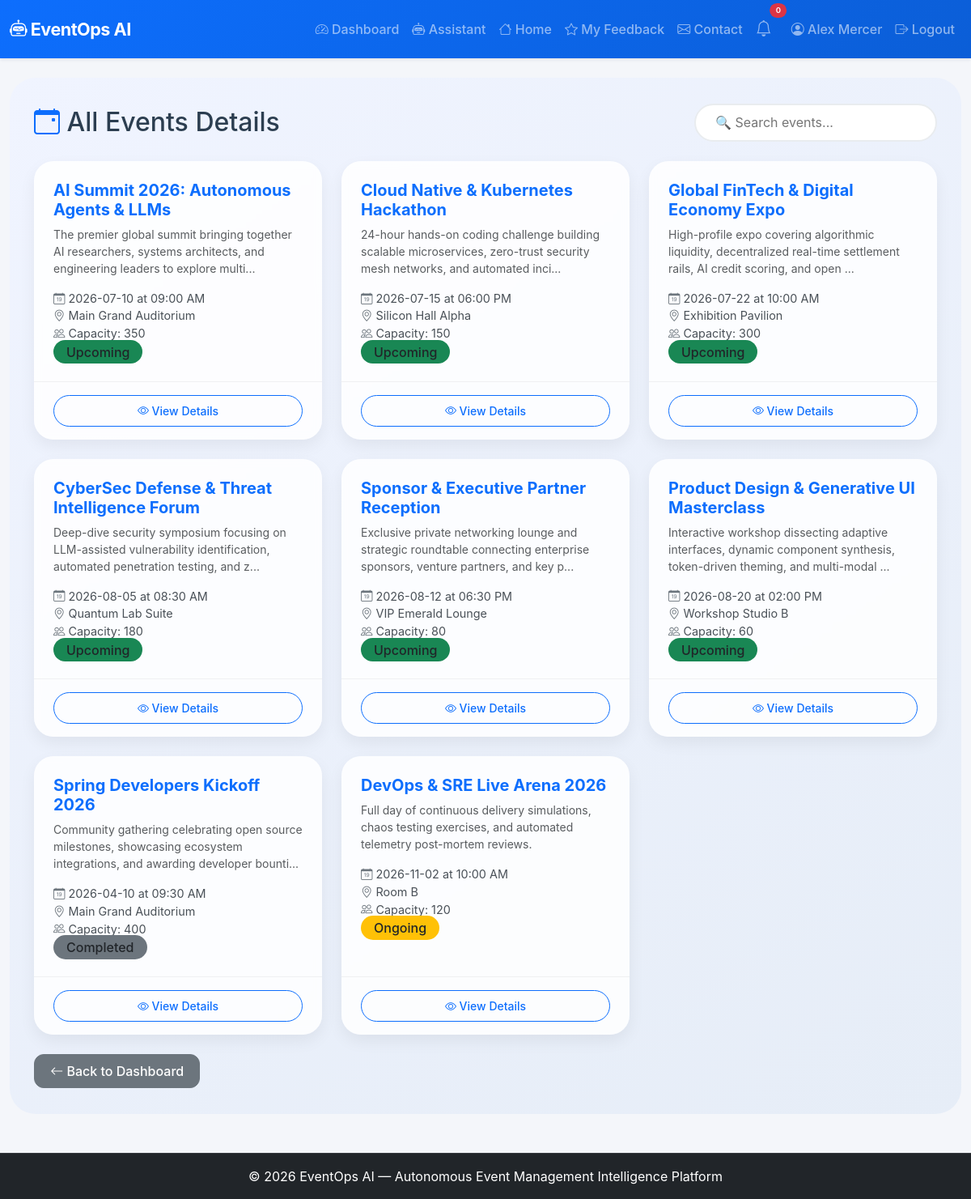
The page /events (signed in) on the database its author committed.
### app.py (models this page shows, shortened)
class User(UserMixin, db.Model):
    id = db.Column(db.Integer, primary_key=True)
    name = db.Column(db.String(100), nullable=False)
    email = db.Column(db.String(100), unique=True, nullable=False)
    password_hash = db.Column(db.String(200), nullable=False)
    role = db.Column(db.String(20), default='user')
    created_at = db.Column(db.DateTime, default=lambda: datetime.now(timezone.utc))

class Event(db.Model):
    id = db.Column(db.Integer, primary_key=True)
    title = db.Column(db.String(200), nullable=False)
    description = db.Column(db.Text)
    date = db.Column(db.String(50))
    time = db.Column(db.String(50))
    location = db.Column(db.String(200))
    capacity = db.Column(db.Integer)
    status = db.Column(db.String(20), default='upcoming')
    created_at = db.Column(db.DateTime, default=lambda: datetime.now(timezone.utc))

### app.py (the view)
@app.route('/events')
@login_required
def browse_events():
    events = Event.query.all()
    return render_template('browse_events.html', events=events)

### app.py (called while the page is built)
@login_manager.user_loader
def load_user(user_id):
    return User.query.get(int(user_id))

### templates/browse_events.html (shortened to what this page needs)
{% extends "base.html" %}
{% block content %}
<div class="browse-wrapper">
    <div class="container">
        <div class="d-flex flex-wrap justify-content-between align-items-center mb-4">
            <h2 class="mb-0"><i class="bi bi-calendar-event text-primary"></i> All Events Details</h2>
            <div>
                <input type="text" id="searchInput" class="search-bar" placeholder="🔍 Search events...">
            </div>
        </div>
        <div class="row g-4" id="eventGrid">
            {% for event in events %}
            <div class="col-md-4 col-sm-6 event-item" data-title="{{ event.title|lower }}"
                data-location="{{ event.location|lower }}">
                <div class="card event-card h-100">
                    <div class="card-body">
                        <h5 class="card-title">{{ event.title }}</h5>
                        <p class="card-text small text-muted">
                            {{ event.description[:120] }}{% if event.description|length > 120 %}...{% endif %}
                        </p>
                        <div class="event-meta">
                            <div><i class="bi bi-calendar-date"></i> {{ event.date }} at {{ event.time }}</div>
                            <div><i class="bi bi-geo-alt"></i> {{ event.location }}</div>
                            <div><i class="bi bi-people"></i> Capacity: {{ event.capacity }}</div>
                        </div>
                        <span
                            class="status-badge bg-{{ 'success' if event.status == 'upcoming' else 'warning' if event.status == 'ongoing' else 'secondary' }}">
                            {{ event.status|title }}
                        </span>
                    </div>
                    <div class="card-footer">
                        <a href="{{ url_for('event_detail', event_id=event.id) }}"
                            class="btn btn-outline-primary btn-sm w-100">
                            <i class="bi bi-eye"></i> View Details
                        </a>
                    </div>
                </div>
            </div>
            {% else %}
            <div class="col-12 text-center text-muted py-5">
                <i class="bi bi-calendar-x fs-1 d-block mb-3"></i>
                No events available at the moment.
            </div>
            {% endfor %}
        </div>
        <div class="mt-4">
            <a href="{{ url_for('dashboard') }}" class="btn btn-secondary">
                <i class="bi bi-arrow-left"></i> Back to Dashboard
            </a>
        </div>
    </div>
</div>
{% endblock %}

### templates/base.html (shortened to what this page needs)
<!DOCTYPE html>
<html lang="en">
<head>
    <link href="https://cdn.jsdelivr.net/npm/bootstrap@5.3.0/dist/css/bootstrap.min.css" rel="stylesheet">
    <link rel="stylesheet" href="https://cdn.jsdelivr.net/npm/bootstrap-icons@1.11.0/font/bootstrap-icons.css">
    <link rel="stylesheet" href="{{ url_for('static', filename='css/style.css') }}">
</head>
<body>
    <nav class="navbar navbar-expand-lg navbar-dark bg-primary shadow-sm">
        <div class="container-fluid">
            <a class="navbar-brand fw-bold" href="{{ url_for('index') }}">
                <i class="bi bi-robot"></i> EventOps AI
            </a>
            <div class="collapse navbar-collapse" id="navbarNav">
                <ul class="navbar-nav ms-auto align-items-lg-center">
                    {% if current_user.is_authenticated %}
                    <li class="nav-item">
                        <a class="nav-link" href="{{ url_for('dashboard') }}">
                            <i class="bi bi-speedometer2"></i> Dashboard
                        </a>
                    </li>
                    <li class="nav-item">
                        <a class="nav-link" href="{{ url_for('assistant_page') }}">
                            <i class="bi bi-robot"></i> Assistant
                        </a>
                    </li>
                    <li class="nav-item">
                        <a class="nav-link" href="{{ url_for('index') }}">
                            <i class="bi bi-house"></i> Home
                        </a>
                    </li>
                    <li class="nav-item">
                        <a class="nav-link" href="{{ url_for('feedback_list') }}">
                            <i class="bi bi-star"></i> My Feedback
                        </a>
                    </li>
                    <li class="nav-item">
                        <a class="nav-link" href="{{ url_for('contact') }}">
                            <i class="bi bi-envelope"></i> Contact
                        </a>
                    </li>
                    <li class="nav-item position-relative me-2">
                        <a class="nav-link" href="#" title="Notifications" data-bs-toggle="dropdown">
                            <i class="bi bi-bell fs-5"></i>
                            <span
                                class="position-absolute top-0 start-100 translate-middle badge rounded-pill bg-danger"
                                style="font-size:0.6rem;">
                                0
                            </span>
                        </a>
                    </li>
                    <li class="nav-item">
                        <a class="nav-link" href="{{ url_for('profile') }}">
                            <i class="bi bi-person-circle"></i> {{ current_user.name }}
                        </a>
                    </li>
                    <li class="nav-item">
                        <a class="nav-link" href="{{ url_for('logout') }}">
                            <i class="bi bi-box-arrow-right"></i> Logout
                        </a>
                    </li>
                    {% endif %}
                </ul>
            </div>
        </div>
    </nav>
    <main class="container-fluid py-4">
        {% block content %}{% endblock %}
    </main>
    <footer class="footer bg-dark text-white py-3 mt-4">
        <div class="container text-center">
            <span>© 2026 EventOps AI — Autonomous Event Management Intelligence Platform</span>
        </div>
    </footer>
</body>
</html>

### static/css/style.css (style rules this page uses)
:root { --primary-color: #0d6efd; --primary-hover: #0b5ed7; --secondary-color: #6c757d; --success-color: #198754; --warning-color: #ffc107; --danger-color: #dc3545; --dark-color: #212529; --bg-light: #f8f9fa; --card-shadow: 0 8px 24px rgba(13, 110, 253, 0.08); --hover-shadow: 0 14px 30px rgba(13, 110, 253, 0.15); }
body { background-color: #f4f6fa; color: #2c3e50; font-family: -apple-system, BlinkMacSystemFont, "Segoe UI", Roboto, "Helvetica Neue", Arial, sans-serif; min-height: 100vh; display: flex; flex-direction: column; }
main { flex: 1 0 auto; }
.card { border: none; border-radius: 1.25rem; box-shadow: 0 6px 18px rgba(0,0,0,0.05); transition: transform 0.25s ease, box-shadow 0.25s ease; overflow: hidden; }
.navbar { background: linear-gradient(135deg, #0d6efd, #0b5ed7) !important; padding-top: 0.8rem; padding-bottom: 0.8rem; }
.navbar-brand { font-size: 1.35rem; letter-spacing: -0.5px; }
.nav-link { font-weight: 500; transition: color 0.2s ease, opacity 0.2s ease; }
.btn { border-radius: 0.75rem; font-weight: 500; padding: 0.5rem 1.2rem; transition: all 0.2s ease; }
.badge { padding: 0.45em 0.8em; font-weight: 600; border-radius: 0.5rem; }
footer { border-top: 1px solid rgba(255, 255, 255, 0.1); }

### templates/browse_events.html (style rules this page uses)
.browse-wrapper { background: linear-gradient(145deg, #f0f4ff 0%, #e6edf7 100%); padding: 2rem 0; border-radius: 2rem; }
.event-card { border: none; border-radius: 1.5rem; background: rgba(255, 255, 255, 0.85); backdrop-filter: blur(4px); transition: all 0.3s ease; box-shadow: 0 8px 20px rgba(0, 0, 0, 0.06); overflow: hidden; }
.event-card .card-body { padding: 1.5rem; }
.event-card .card-title { font-weight: 700; color: #0d6efd; }
.event-card .card-text { min-height: 3rem; }
.event-card .event-meta { font-size: 0.9rem; color: #495057; margin-top: 0.3rem; }
.event-card .event-meta i { color: #6c757d; width: 1.2rem; }
.event-card .card-footer { background: transparent; border-top: 1px solid rgba(0, 0, 0, 0.05); padding: 1rem 1.5rem; }
.event-card .btn-outline-primary { border-radius: 50px; transition: all 0.2s; }
.status-badge { padding: 0.3rem 1rem; border-radius: 30px; font-weight: 500; }
.search-bar { border-radius: 50px; border: 2px solid #e9ecef; padding: 0.6rem 1.5rem; width: 100%; max-width: 350px; transition: all 0.2s; }

### rows shown on the page
User: name "Alex Mercer"
Event: title "AI Summit 2026: Autonomous Agents & LLMs", description "The premier global summit bringing together AI researchers, systems architects, and engineering leaders to explore multi", date "2026-07-10", time "09:00 AM", location "Main Grand Auditorium", capacity "350", status "Upcoming"
Event: title "Cloud Native & Kubernetes Hackathon", description "24-hour hands-on coding challenge building scalable microservices, zero-trust security mesh networks, and automated inci", date "2026-07-15", time "06:00 PM", location "Silicon Hall Alpha", capacity "150", status "Upcoming"
Event: title "Global FinTech & Digital Economy Expo", description "High-profile expo covering algorithmic liquidity, decentralized real-time settlement rails, AI credit scoring, and open", date "2026-07-22", time "10:00 AM", location "Exhibition Pavilion", capacity "300", status "Upcoming"
Event: title "CyberSec Defense & Threat Intelligence Forum", description "Deep-dive security symposium focusing on LLM-assisted vulnerability identification, automated penetration testing, and z", date "2026-08-05", time "08:30 AM", location "Quantum Lab Suite", capacity "180", status "Upcoming"
Event: title "Sponsor & Executive Partner Reception", description "Exclusive private networking lounge and strategic roundtable connecting enterprise sponsors, venture partners, and key p", date "2026-08-12", time "06:30 PM", location "VIP Emerald Lounge", capacity "80", status "Upcoming"
Event: title "Product Design & Generative UI Masterclass", description "Interactive workshop dissecting adaptive interfaces, dynamic component synthesis, token-driven theming, and multi-modal", date "2026-08-20", time "02:00 PM", location "Workshop Studio B", capacity "60", status "Upcoming"
Event: title "Spring Developers Kickoff 2026", description "Community gathering celebrating open source milestones, showcasing ecosystem integrations, and awarding developer bounti", date "2026-04-10", time "09:30 AM", location "Main Grand Auditorium", capacity "400", status "Completed"
Event: title "DevOps & SRE Live Arena 2026", description "Full day of continuous delivery simulations, chaos testing exercises, and automated telemetry post-mortem reviews.", date "2026-11-02", time "10:00 AM", location "Room B", capacity "120", status "Ongoing"
